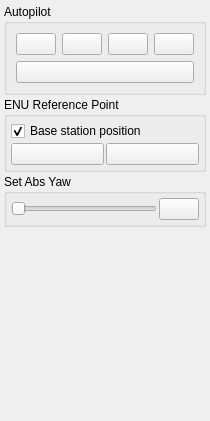
              <widget class="QWidget" name="tab_6">
               <attribute name="icon">
                <iconset resource="resources.qrc">
                 <normaloff>:/models/Icons/Sedan-96.png</normaloff>:/models/Icons/Sedan-96.png</iconset>
               </attribute>
               <attribute name="title">
                <string/>
               </attribute>
               <attribute name="toolTip">
                <string>Car control</string>
               </attribute>
               <layout class="QVBoxLayout" name="verticalLayout_8">
                <property name="spacing">
                 <number>2</number>
                </property>
                <property name="leftMargin">
                 <number>4</number>
                </property>
                <property name="topMargin">
                 <number>4</number>
                </property>
                <property name="rightMargin">
                 <number>4</number>
                </property>
                <property name="bottomMargin">
                 <number>4</number>
                </property>
                <item>
                 <widget class="QGroupBox" name="groupBox_23">
                  <property name="title">
                   <string>Autopilot</string>
                  </property>
                  <layout class="QVBoxLayout" name="verticalLayout_33">
                   <item>
                    <layout class="QHBoxLayout" name="horizontalLayout_20">
                     <item>
                      <widget class="QPushButton" name="AutopilotRestartPushButton">
                       <property name="toolTip">
                        <string>Reset &amp; Start</string>
                       </property>
                       <property name="text">
                        <string/>
                       </property>
                       <property name="icon">
                        <iconset resource="resources.qrc">
                         <normaloff>:/models/Icons/Restart-96.png</normaloff>:/models/Icons/Restart-96.png</iconset>
                       </property>
                      </widget>
                     </item>
                     <item>
                      <widget class="QPushButton" name="AutopilotStartPushButton">
                       <property name="toolTip">
                        <string>Start</string>
                       </property>
                       <property name="text">
                        <string/>
                       </property>
                       <property name="icon">
                        <iconset resource="resources.qrc">
                         <normaloff>:/models/Icons/Play-96.png</normaloff>:/models/Icons/Play-96.png</iconset>
                       </property>
                      </widget>
                     </item>
                     <item>
                      <widget class="QPushButton" name="AutopilotPausePushButton">
                       <property name="toolTip">
                        <string>Pause (keep state)</string>
                       </property>
                       <property name="text">
                        <string/>
                       </property>
                       <property name="icon">
                        <iconset resource="resources.qrc">
                         <normaloff>:/models/Icons/Pause-96.png</normaloff>:/models/Icons/Pause-96.png</iconset>
                       </property>
                      </widget>
                     </item>
                     <item>
                      <widget class="QPushButton" name="AutopilotStopPushButton">
                       <property name="toolTip">
                        <string>Stop (reset state)</string>
                       </property>
                       <property name="text">
                        <string/>
                       </property>
                       <property name="icon">
                        <iconset resource="resources.qrc">
                         <normaloff>:/models/Icons/Stop-96.png</normaloff>:/models/Icons/Stop-96.png</iconset>
                       </property>
                      </widget>
                     </item>
                    </layout>
                   </item>
                   <item>
                    <widget class="QPushButton" name="AutopilotConfigurePushButton">
                     <property name="toolTip">
                      <string>Settings</string>
                     </property>
                     <property name="text">
                      <string/>
                     </property>
                     <property name="icon">
                      <iconset>
                       <normaloff>Icons/Settings-96.png</normaloff>Icons/Settings-96.png</iconset>
                     </property>
                    </widget>
                   </item>
                  </layout>
                 </widget>
                </item>
                <item>
                 <widget class="QGroupBox" name="groupBox_7">
                  <property name="title">
                   <string>ENU Reference Point</string>
                  </property>
                  <layout class="QGridLayout" name="gridLayout_7">
                   <property name="leftMargin">
                    <number>4</number>
                   </property>
                   <property name="topMargin">
                    <number>4</number>
                   </property>
                   <property name="rightMargin">
                    <number>4</number>
                   </property>
                   <property name="bottomMargin">
                    <number>4</number>
                   </property>
                   <property name="spacing">
                    <number>2</number>
                   </property>
                   <item row="1" column="0">
                    <widget class="QPushButton" name="mapGetEnuButton">
                     <property name="toolTip">
                      <string>Get enu reference point from car and use it</string>
                     </property>
                     <property name="text">
                      <string/>
                     </property>
                     <property name="icon">
                      <iconset resource="resources.qrc">
                       <normaloff>:/models/Icons/Upload-96.png</normaloff>:/models/Icons/Upload-96.png</iconset>
                     </property>
                    </widget>
                   </item>
                   <item row="1" column="1">
                    <widget class="QPushButton" name="mapSetEnuButton">
                     <property name="toolTip">
                      <string>Set current ENU reference point</string>
                     </property>
                     <property name="text">
                      <string/>
                     </property>
                     <property name="icon">
                      <iconset resource="resources.qrc">
                       <normaloff>:/models/Icons/Download-96.png</normaloff>:/models/Icons/Download-96.png</iconset>
                     </property>
                    </widget>
                   </item>
                   <item row="0" column="0" colspan="2">
                    <widget class="QCheckBox" name="mapEnuBaseBox">
                     <property name="toolTip">
                      <string>Use base station position from RTCM as ENU reference</string>
                     </property>
                     <property name="text">
                      <string>Base station position</string>
                     </property>
                     <property name="checked">
                      <bool>true</bool>
                     </property>
                    </widget>
                   </item>
                  </layout>
                 </widget>
                </item>
                <item>
                 <widget class="QGroupBox" name="groupBox_10">
                  <property name="title">
                   <string>Set Abs Yaw</string>
                  </property>
                  <layout class="QHBoxLayout" name="horizontalLayout_8">
                   <property name="spacing">
                    <number>2</number>
                   </property>
                   <property name="leftMargin">
                    <number>4</number>
                   </property>
                   <property name="topMargin">
                    <number>4</number>
                   </property>
                   <property name="rightMargin">
                    <number>4</number>
                   </property>
                   <property name="bottomMargin">
                    <number>4</number>
                   </property>
                   <item>
                    <widget class="QSlider" name="mapAbsYawSlider">
                     <property name="maximum">
                      <number>360</number>
                     </property>
                     <property name="orientation">
                      <enum>Qt::Horizontal</enum>
                     </property>
                     <property name="tickPosition">
                      <enum>QSlider::NoTicks</enum>
                     </property>
                    </widget>
                   </item>
                   <item>
                    <widget class="QPushButton" name="mapSetAbsYawButton">
                     <property name="sizePolicy">
                      <sizepolicy hsizetype="Fixed" vsizetype="Fixed">
                       <horstretch>0</horstretch>
                       <verstretch>0</verstretch>
                      </sizepolicy>
                     </property>
                     <property name="statusTip">
                      <string>Set</string>
                     </property>
                     <property name="text">
                      <string/>
                     </property>
                     <property name="icon">
                      <iconset resource="resources.qrc">
                       <normaloff>:/models/Icons/Download-96.png</normaloff>:/models/Icons/Download-96.png</iconset>
                     </property>
                    </widget>
                   </item>
                  </layout>
                 </widget>
                </item>
                <item>
                 <spacer name="verticalSpacer_2">
                  <property name="orientation">
                   <enum>Qt::Vertical</enum>
                  </property>
                  <property name="sizeHint" stdset="0">
                   <size>
                    <width>20</width>
                    <height>190</height>
                   </size>
                  </property>
                 </spacer>
                </item>
               </layout>
              </widget>
